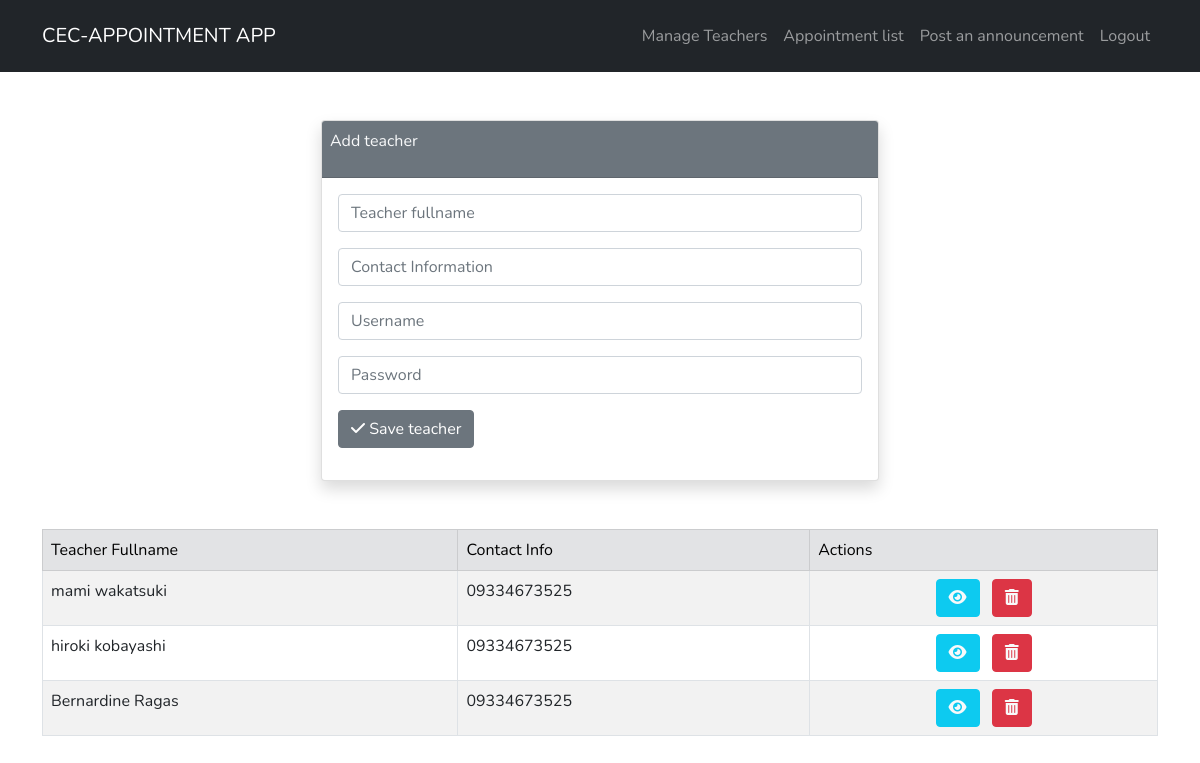
Page /admin-views/manage-teachers.php (signed in) on the committed database.
### tables this page shows
CREATE TABLE `teachers` (
  `id` int(11) NOT NULL,
  `fullname` varchar(255) NOT NULL,
  `contact` varchar(255) NOT NULL,
  `username` varchar(255) NOT NULL,
  `password` varchar(255) NOT NULL
);

### functions/admin-logic.php (called while the page is built, shortened)
<?php
function show($table_name)
{
    $conn = connect();
    $sql = "SELECT  * FROM $table_name ORDER BY id DESC";
    $result = $conn->query($sql);
    if ($result->num_rows > 0) {
        $rows = array();
        while ($row  = $result->fetch_assoc()) {
            $rows[] = $row;
        }
        return $rows;
    } else {
        return FALSE;
    }
}
?>

### admin-views/manage-teachers.php (the view, shortened to what this page needs)
<?php include '../html/head.html';
include '../functions/admin-logic.php';
include 'navbar.php';
?>
<main class="py-5">
    <div class="container">
        <div class="card w-50 mx-auto shadow">
            <div class="card-header bg-secondary p-2 align-items-center">
                <p class="text-light">Add teacher</p>
            </div>
            <div class="card-body">
                <form action="" method="post">
                    <div class="mb-3">
                        <input type="text" placeholder="Teacher fullname" name="fullname" id="" class="form-control">
                    </div>
                    <div class="mb-3">
                        <input type="text" placeholder="Contact Information" name="contact" id="" class="form-control">
                    </div>
                    <div class="mb-3">
                        <input type="text" placeholder="Username" name="username" id="" class="form-control">
                    </div>
                    <div class="mb-3">
                        <input type="password" placeholder="Password" name="password" id="" class="form-control">
                    </div>
                    <div class="mb-3">
                      <button type="submit" name="save_teacher" class="btn btn-secondary"> <i class="fas fa-check    "></i> Save teacher</button>
                    </div>
                </form>
            </div>
        </div>
    </div>
    <div class="container my-5">
        <table class="table table-bordered table-striped">
            <thead class="table-secondary">
                <td>Teacher Fullname</td>
                <td>Contact Info</td>
                <td>Actions</td>
            </thead>
            <tbody>
                <?php foreach( show('teachers') as $row): ?>
                    <tr>
                        <td><?php echo $row['fullname'] ?></td>
                        <td><?php echo $row['contact'] ?></td>
                        <td class="text-center">
                            <a href="#" class="btn btn-info mx-1"> <i class="fas fa-eye text-light"></i> </a>
                            <a href="#" class="btn btn-danger mx-1"> <i class="fas fa-trash-alt text-light "></i> </a>
                        </td>
                    </tr>
                <?php endforeach; ?>
            </tbody>
        </table>
    </div>
</main>

### rows in the picture
teachers: fullname "mami wakatsuki", contact "09334673525"
teachers: fullname "hiroki kobayashi", contact "09334673525"
teachers: fullname "Bernardine Ragas", contact "09334673525"

### other values in the picture
$app_name "CEC-APPOINTMENT APP"
